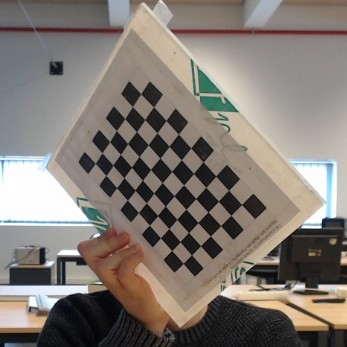
#> input picture src/gesture_utils/camera_calibration/calibration_images/image_0000.jpg, 347 x 347 px; its folder holds 5 pictures in this run
$ python camera_calibration_script.py
#> lines starting #> are read from the running program, lines starting #| are printed output that depends on the picture; after the words box and inside, x2 and y2 are one past the last pixel; in counts of white or black regions, pixels touching at a corner belong together
import cv2
import numpy as np
import os
import glob

# Chessboard settings
CHESSBOARD_SIZE = (9,7)  # Adjust based on your pattern
SQUARE_SIZE = 0.02  # Set the actual size of a square in your units (e.g., cm)

# Termination criteria for corner refinement
criteria = (cv2.TERM_CRITERIA_EPS + cv2.TERM_CRITERIA_MAX_ITER, 30, 0.001)

# Prepare object points (3D points in real-world space)
objp = np.zeros((CHESSBOARD_SIZE[0] * CHESSBOARD_SIZE[1], 3), np.float32)
objp[:, :2] = np.mgrid[0:CHESSBOARD_SIZE[0], 0:CHESSBOARD_SIZE[1]].T.reshape(-1, 2) * SQUARE_SIZE

# Lists to store object points and image points
objpoints = []  # 3D points in real-world space
imgpoints = []  # 2D points in image plane

# Load images from folder
image_folder = "calibration_images"  # Change as needed
images = glob.glob(os.path.join(image_folder, "*.jpg"))

for fname in images:
    img = cv2.imread(fname)
#> img is the input picture: shape (347, 347, 3); mean B, G, R 115.4, 122, 129.6
    gray = cv2.cvtColor(img, cv2.COLOR_BGR2GRAY)
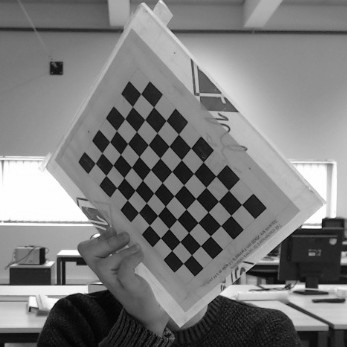
#> gray: shape (347, 347); min 0, max 255, mean 123.5

    # Find the chessboard corners
    ret, corners = cv2.findChessboardCorners(gray, CHESSBOARD_SIZE, None)
#> ret = True; corners = 63 rows, first 8: [140.6, 93.56], [153.6, 107], [166.2, 120.5], [178.5, 134.2], [190.8, 148], [203.4, 161.9], [216.1, 175.8], [228.6, 190.3]

    if ret:
        # Refine corners
        corners2 = cv2.cornerSubPix(gray, corners, (11, 11), (-1, -1), criteria)
#> corners2 = 63 rows, first 8: [140.5, 94.08], [153.4, 107.4], [166.1, 120.4], [178.3, 134.5], [190.6, 148], [202.9, 162.2], [215.6, 176.1], [228.5, 190.5]
        objpoints.append(objp)
        imgpoints.append(corners2)
#> pass 2 of the loop `for fname in images:`:
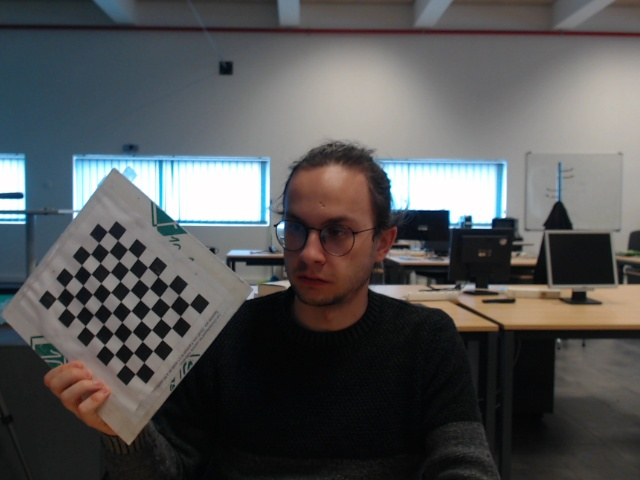
#> input picture src/gesture_utils/camera_calibration/calibration_images/image_0001.jpg, 640 x 480 px
#> img is the input picture: shape (480, 640, 3); mean B, G, R 84.8, 84.5, 84
#> `gray = cv2.cvtColor(img, cv2.COLOR_BGR2GRAY)`:
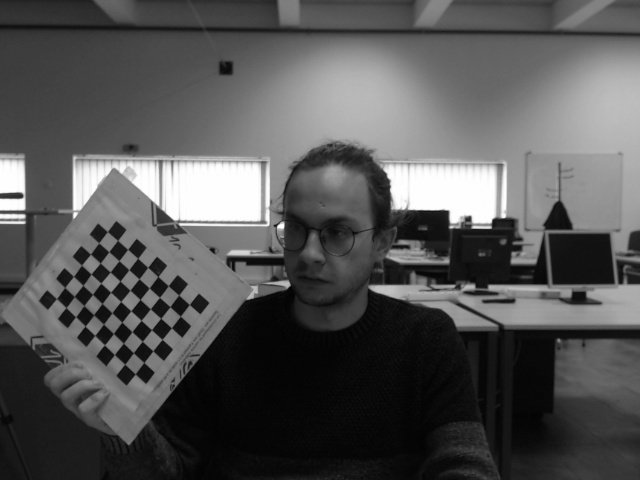
#> gray: shape (480, 640); min 1, max 255, mean 84.3
#> `ret, corners = cv2.findChessboardCorners(gray, CHESSBOARD_SIZE, None)`: corners = 63 rows, first 8: [107.4, 231.5], [117.6, 240.4], [127.6, 249.3], [137.7, 258.2], [147.7, 267.3], [158, 276.5], [168.3, 285.7], [178.7, 295]
#> `corners2 = cv2.cornerSubPix(gray, corners, (11, 11), (-1, -1), criteria)`: corners2 = 63 rows, first 8: [108.4, 231.1], [117.9, 241.4], [127.5, 248.9], [137.1, 258.5], [146.6, 266.9], [157.3, 276.8], [167.7, 285.9], [178.5, 295.5]
#> pass 3 of the loop `for fname in images:`:
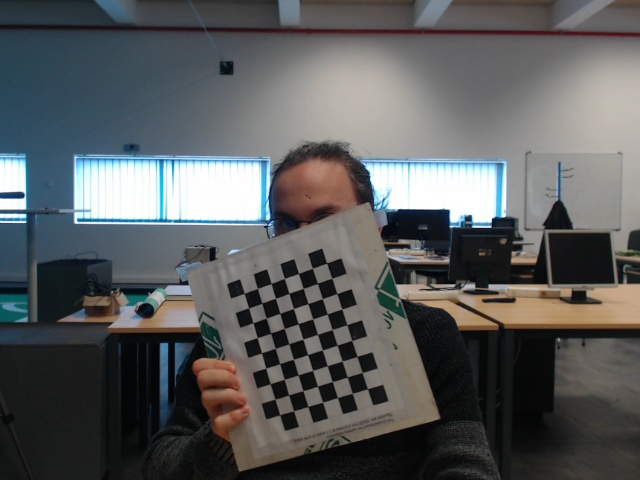
#> input picture src/gesture_utils/camera_calibration/calibration_images/image_0002.jpg, 640 x 480 px
#> img is the input picture: shape (480, 640, 3); mean B, G, R 92.5, 91.7, 89.8
#> `gray = cv2.cvtColor(img, cv2.COLOR_BGR2GRAY)`:
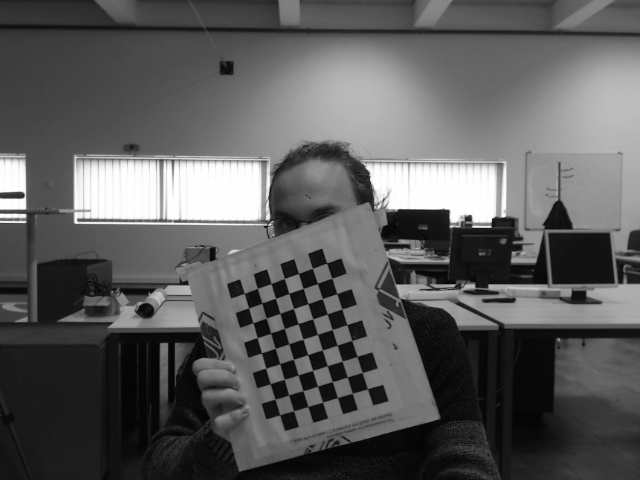
#> gray: shape (480, 640); min 2, max 255, mean 91.2
#> `ret, corners = cv2.findChessboardCorners(gray, CHESSBOARD_SIZE, None)`: corners = 63 rows, first 8: [326.6, 263.1], [331.8, 278.3], [336.9, 293.6], [341.9, 309], [346.8, 324.7], [351.7, 340.5], [357.1, 356.5], [362.3, 372.5]
#> `corners2 = cv2.cornerSubPix(gray, corners, (11, 11), (-1, -1), criteria)`: corners2 = 63 rows, first 8: [326.7, 263.1], [331.8, 278.3], [336.8, 293.6], [341.8, 309], [346.8, 324.6], [351.8, 340.4], [357, 356.4], [362.2, 372.6]
#> the loop made 5 passes; the first 3 are shown

# Perform camera calibration
ret, camera_matrix, dist_coeffs, rvecs, tvecs = cv2.calibrateCamera(objpoints, imgpoints, gray.shape[::-1], None, None)

if ret:
    # Save camera matrix and distortion coefficients
    np.savez("camera_calibration_results.npz", camera_matrix=camera_matrix, dist_coeffs=dist_coeffs)
    print("Camera calibration successful. Data saved to camera_calibration_results.npz")
    print(f"{camera_matrix}")
    print(f"{dist_coeffs}")

    # Load one of the calibration images
    sample_img = cv2.imread(image_folder+"/image_0023.jpg")
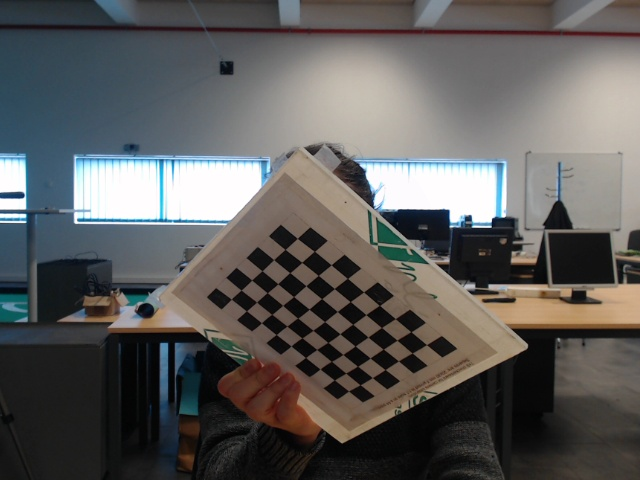
#> input picture src/gesture_utils/camera_calibration/calibration_images/image_0023.jpg, 640 x 480 px
#> sample_img is the input picture: shape (480, 640, 3); mean B, G, R 91.5, 92.8, 93.7
    sample_gray = cv2.cvtColor(sample_img, cv2.COLOR_BGR2GRAY)
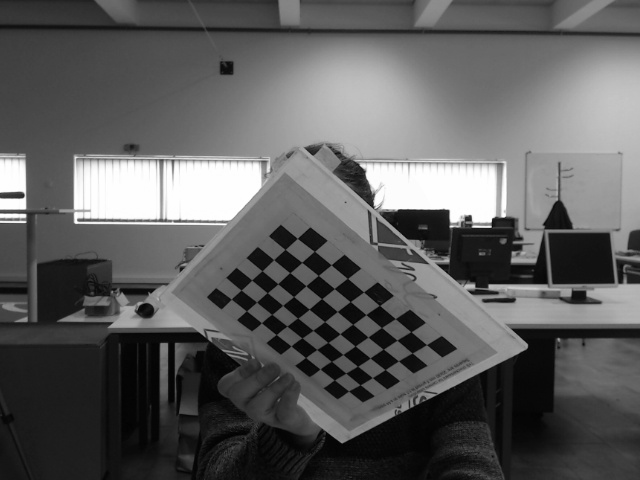
#> sample_gray: shape (480, 640); min 0, max 255, mean 92.9

    # Undistort the image
    undistorted_img = cv2.undistort(sample_img, camera_matrix, dist_coeffs)
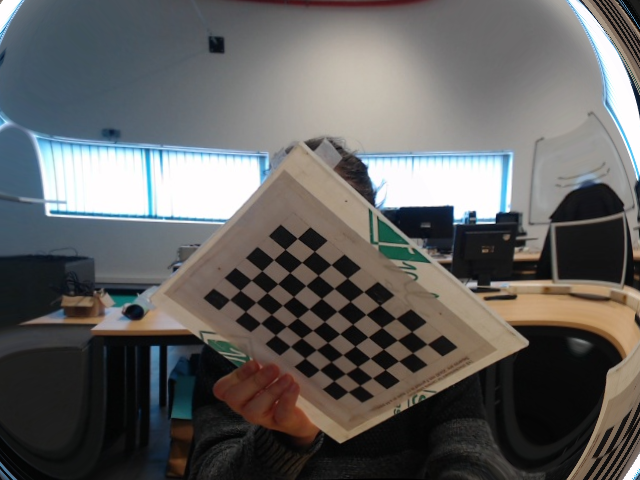
#> undistorted_img: shape (480, 640, 3); mean B, G, R 95.1, 96.3, 97.1
    ref_frame_image = sample_img.copy()

    ret, corners = cv2.findChessboardCorners(sample_gray, CHESSBOARD_SIZE, None)
#> corners = 63 rows, first 8: [297.3, 238.4], [314.5, 251.4], [331.2, 264.7], [347.5, 278.4], [363.6, 291.9], [379.7, 305.5], [395.3, 318.6], [411, 331.7]
    if ret:
        # Refine corners
        corners2 = cv2.cornerSubPix(sample_gray, corners, (11, 11), (-1, -1), criteria)
#> corners2 = 63 rows, first 8: [297.3, 238.3], [314.4, 251.3], [331.1, 264.8], [347.4, 278.4], [363.5, 292], [379.3, 305.5], [395, 318.8], [410.8, 332]

        # Draw corners
        cv2.drawChessboardCorners(undistorted_img, CHESSBOARD_SIZE, corners2, ret)
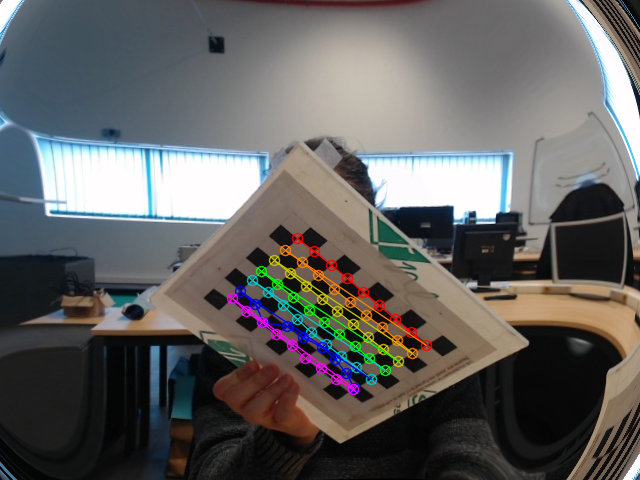
#> undistorted_img: shape (480, 640, 3); 2.98% of pixels changed, all inside (x1, y1, x2, y2) = (226, 232, 433, 396)

        # Define reference frame axes
        axis = np.float32([[0.04, 0, 0], [0, 0.04, 0], [0, 0, 0.04]]).reshape(-1, 3)

        # Solve PnP to get the pose
        _, rvec, tvec = cv2.solvePnP(objp, corners2, camera_matrix, dist_coeffs)

        # Project 3D points to image plane
        imgpts, _ = cv2.projectPoints(axis, rvec, tvec, camera_matrix, dist_coeffs)

        origin = tuple(corners2[0].ravel().astype(int))
#> origin = (297, 238)
        imgpts = imgpts.astype(int)

        # Draw reference frame on undistorted image
        ref_frame_image = cv2.line(ref_frame_image, origin, tuple(imgpts[0].ravel()), (0, 0, 255), 3)  # X-axis (red)
        ref_frame_image = cv2.line(ref_frame_image, origin, tuple(imgpts[1].ravel()), (0, 255, 0), 3)  # Y-axis (green)
        ref_frame_image = cv2.line(ref_frame_image, origin, tuple(imgpts[2].ravel()), (255, 0, 0), 3)  # Z-axis (blue)
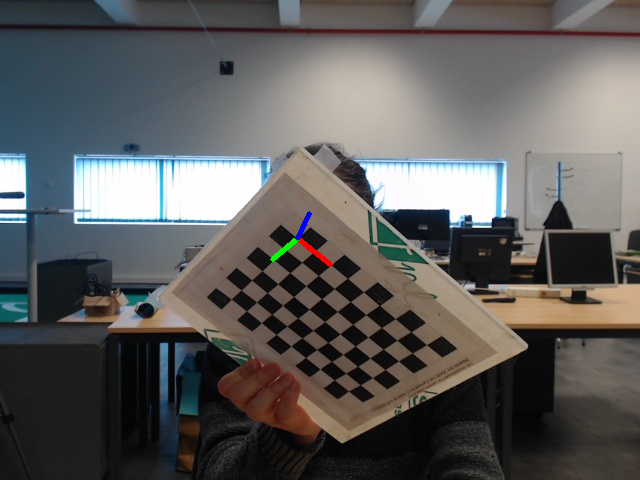
#> ref_frame_image: shape (480, 640, 3); mean B, G, R 91.5, 92.8, 93.7

        # Concatenate original and undistorted images side by side
        comparison_img = np.hstack((sample_img, undistorted_img, ref_frame_image))
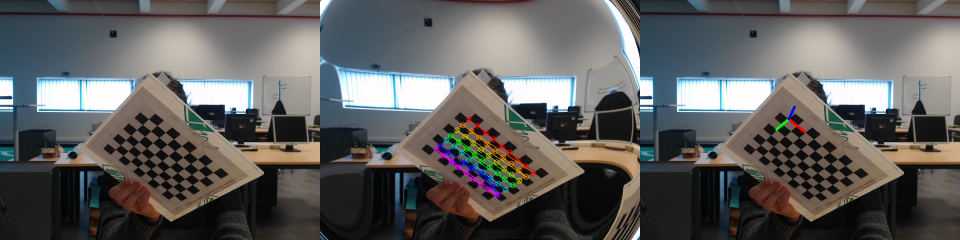
#> comparison_img: shape (480, 1920, 3) (shown at 1/2 size); mean B, G, R 93.1, 94.3, 95.3

        # Show the images
        cv2.imshow('Original vs Undistorted with Reference Frame', comparison_img)
        cv2.waitKey(0)
        cv2.destroyAllWindows()
else:
    print("Camera calibration failed.")
